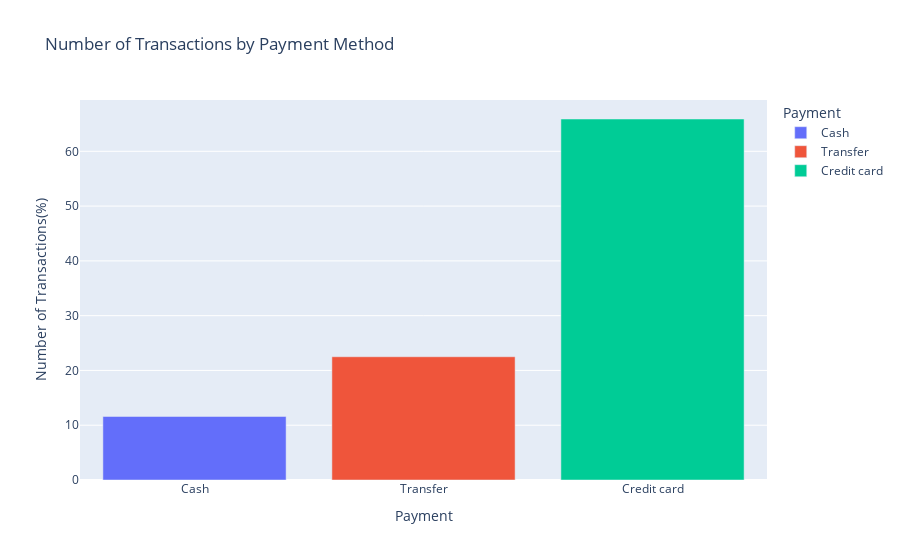

Write notebook code for a chart like this one.
### Markdown cell above
### Payment Method

### Code cell
import plotly.express as px

# Plot the DataFrame
payment_method = px.bar(sales.groupby('payment').count().reset_index().
                        assign(percentage=lambda x: (x['date'] / x['date'].sum()) * 100).
                        loc[:,["payment","percentage"]].sort_values(by='percentage', ascending=True), 
                        color="payment", x='payment', y='percentage', title='Number of Transactions by Payment Method', 
                        labels={'payment': 'Payment','percentage': 'Number of Transactions(%)'})

# Sort the bars from lowest to highest
payment_method.show()

### Figure 1 — Plotly figure (JSON) as saved in the notebook; plotly's stock layout.template omitted (floating-point values rounded to 4 significant figures)
{"data": [{"alignmentgroup": "True", "hovertemplate": "Payment=%{x}<br>Number of Transactions(%)=%{y}<extra></extra>", "legendgroup": "Cash", "marker": {"color": "#636efa", "pattern": {"shape": ""}}, "name": "Cash", "offsetgroup": "Cash", "orientation": "v", "showlegend": true, "textposition": "auto", "type": "bar", "x": ["Cash"], "xaxis": "x", "y": [11.6], "yaxis": "y"}, {"alignmentgroup": "True", "hovertemplate": "Payment=%{x}<br>Number of Transactions(%)=%{y}<extra></extra>", "legendgroup": "Transfer", "marker": {"color": "#EF553B", "pattern": {"shape": ""}}, "name": "Transfer", "offsetgroup": "Transfer", "orientation": "v", "showlegend": true, "textposition": "auto", "type": "bar", "x": ["Transfer"], "xaxis": "x", "y": [22.5], "yaxis": "y"}, {"alignmentgroup": "True", "hovertemplate": "Payment=%{x}<br>Number of Transactions(%)=%{y}<extra></extra>", "legendgroup": "Credit card", "marker": {"color": "#00cc96", "pattern": {"shape": ""}}, "name": "Credit card", "offsetgroup": "Credit card", "orientation": "v", "showlegend": true, "textposition": "auto", "type": "bar", "x": ["Credit card"], "xaxis": "x", "y": [65.9], "yaxis": "y"}], "layout": {"barmode": "relative", "legend": {"title": {"text": "Payment"}, "tracegroupgap": 0}, "title": {"text": "Number of Transactions by Payment Method"}, "xaxis": {"anchor": "y", "categoryarray": ["Cash", "Transfer", "Credit card"], "categoryorder": "array", "domain": [0, 1], "title": {"text": "Payment"}}, "yaxis": {"anchor": "x", "domain": [0, 1], "title": {"text": "Number of Transactions(%)"}}}}
